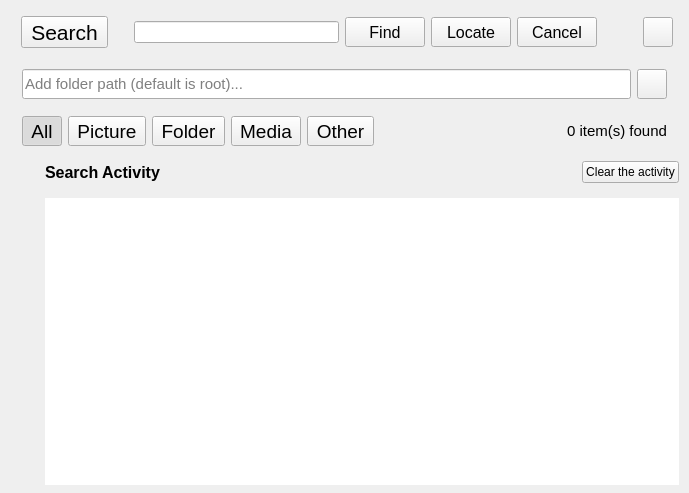
<?xml version="1.0" encoding="UTF-8"?>
<ui version="4.0">
 <class>search</class>
 <widget class="QWidget" name="search">
  <property name="windowModality">
   <enum>Qt::WindowModal</enum>
  </property>
  <property name="geometry">
   <rect>
    <x>0</x>
    <y>0</y>
    <width>689</width>
    <height>493</height>
   </rect>
  </property>
  <property name="windowTitle">
   <string>Search</string>
  </property>
  <property name="windowIcon">
   <iconset resource="icons.qrc">
    <normaloff>:/icons/search.svg</normaloff>:/icons/search.svg</iconset>
  </property>
  <property name="styleSheet">
   <string notr="true"/>
  </property>
  <layout class="QVBoxLayout" name="verticalLayout_2">
   <property name="spacing">
    <number>0</number>
   </property>
   <property name="leftMargin">
    <number>0</number>
   </property>
   <property name="topMargin">
    <number>0</number>
   </property>
   <property name="rightMargin">
    <number>0</number>
   </property>
   <property name="bottomMargin">
    <number>0</number>
   </property>
   <item>
    <widget class="QWidget" name="options" native="true">
     <property name="accessibleName">
      <string>options</string>
     </property>
     <property name="accessibleDescription">
      <string/>
     </property>
     <layout class="QVBoxLayout" name="verticalLayout">
      <property name="spacing">
       <number>0</number>
      </property>
      <property name="bottomMargin">
       <number>0</number>
      </property>
      <item>
       <widget class="QWidget" name="searchBar" native="true">
        <property name="styleSheet">
         <string notr="true"/>
        </property>
        <layout class="QHBoxLayout" name="horizontalLayout_4">
         <property name="leftMargin">
          <number>10</number>
         </property>
         <property name="topMargin">
          <number>5</number>
         </property>
         <property name="rightMargin">
          <number>5</number>
         </property>
         <property name="bottomMargin">
          <number>10</number>
         </property>
         <item>
          <widget class="QToolButton" name="appTitle">
           <property name="font">
            <font>
             <pointsize>16</pointsize>
            </font>
           </property>
           <property name="focusPolicy">
            <enum>Qt::NoFocus</enum>
           </property>
           <property name="layoutDirection">
            <enum>Qt::LeftToRight</enum>
           </property>
           <property name="styleSheet">
            <string notr="true"/>
           </property>
           <property name="text">
            <string notr="true">Search</string>
           </property>
           <property name="icon">
            <iconset resource="icons.qrc">
             <normaloff>:/icons/search.svg</normaloff>:/icons/search.svg</iconset>
           </property>
           <property name="iconSize">
            <size>
             <width>24</width>
             <height>24</height>
            </size>
           </property>
           <property name="toolButtonStyle">
            <enum>Qt::ToolButtonTextBesideIcon</enum>
           </property>
          </widget>
         </item>
         <item>
          <spacer name="horizontalSpacer">
           <property name="orientation">
            <enum>Qt::Horizontal</enum>
           </property>
           <property name="sizeType">
            <enum>QSizePolicy::Fixed</enum>
           </property>
           <property name="sizeHint" stdset="0">
            <size>
             <width>20</width>
             <height>20</height>
            </size>
           </property>
          </spacer>
         </item>
         <item>
          <widget class="QLineEdit" name="searchFF">
           <property name="styleSheet">
            <string notr="true"/>
           </property>
           <property name="clearButtonEnabled">
            <bool>true</bool>
           </property>
          </widget>
         </item>
         <item>
          <widget class="QPushButton" name="findCMD">
           <property name="minimumSize">
            <size>
             <width>0</width>
             <height>30</height>
            </size>
           </property>
           <property name="font">
            <font>
             <pointsize>12</pointsize>
            </font>
           </property>
           <property name="focusPolicy">
            <enum>Qt::NoFocus</enum>
           </property>
           <property name="text">
            <string>Find</string>
           </property>
           <property name="iconSize">
            <size>
             <width>20</width>
             <height>20</height>
            </size>
           </property>
          </widget>
         </item>
         <item>
          <widget class="QPushButton" name="locateCMD">
           <property name="minimumSize">
            <size>
             <width>0</width>
             <height>30</height>
            </size>
           </property>
           <property name="font">
            <font>
             <pointsize>12</pointsize>
            </font>
           </property>
           <property name="focusPolicy">
            <enum>Qt::NoFocus</enum>
           </property>
           <property name="text">
            <string>Locate</string>
           </property>
          </widget>
         </item>
         <item>
          <widget class="QPushButton" name="cancelProc">
           <property name="minimumSize">
            <size>
             <width>0</width>
             <height>30</height>
            </size>
           </property>
           <property name="font">
            <font>
             <pointsize>12</pointsize>
            </font>
           </property>
           <property name="focusPolicy">
            <enum>Qt::NoFocus</enum>
           </property>
           <property name="styleSheet">
            <string notr="true"/>
           </property>
           <property name="text">
            <string>Cancel</string>
           </property>
          </widget>
         </item>
         <item>
          <spacer name="horizontalSpacer_2">
           <property name="orientation">
            <enum>Qt::Horizontal</enum>
           </property>
           <property name="sizeType">
            <enum>QSizePolicy::Fixed</enum>
           </property>
           <property name="sizeHint" stdset="0">
            <size>
             <width>40</width>
             <height>20</height>
            </size>
           </property>
          </spacer>
         </item>
         <item>
          <widget class="QPushButton" name="more">
           <property name="sizePolicy">
            <sizepolicy hsizetype="Preferred" vsizetype="Fixed">
             <horstretch>0</horstretch>
             <verstretch>0</verstretch>
            </sizepolicy>
           </property>
           <property name="minimumSize">
            <size>
             <width>0</width>
             <height>30</height>
            </size>
           </property>
           <property name="maximumSize">
            <size>
             <width>30</width>
             <height>30</height>
            </size>
           </property>
           <property name="focusPolicy">
            <enum>Qt::NoFocus</enum>
           </property>
           <property name="text">
            <string/>
           </property>
           <property name="icon">
            <iconset resource="icons.qrc">
             <normaloff>:/icons/down.svg</normaloff>:/icons/down.svg</iconset>
           </property>
           <property name="iconSize">
            <size>
             <width>30</width>
             <height>30</height>
            </size>
           </property>
           <property name="checkable">
            <bool>true</bool>
           </property>
          </widget>
         </item>
        </layout>
        <zorder>more</zorder>
        <zorder>appTitle</zorder>
        <zorder>findCMD</zorder>
        <zorder>locateCMD</zorder>
        <zorder>searchFF</zorder>
        <zorder>cancelProc</zorder>
       </widget>
      </item>
      <item>
       <widget class="QWidget" name="pathBar" native="true">
        <property name="maximumSize">
         <size>
          <width>16777215</width>
          <height>48</height>
         </size>
        </property>
        <layout class="QHBoxLayout" name="horizontalLayout_3">
         <item>
          <widget class="QLineEdit" name="folderPath">
           <property name="minimumSize">
            <size>
             <width>0</width>
             <height>30</height>
            </size>
           </property>
           <property name="font">
            <font>
             <pointsize>11</pointsize>
            </font>
           </property>
           <property name="text">
            <string/>
           </property>
           <property name="frame">
            <bool>true</bool>
           </property>
           <property name="placeholderText">
            <string>Add folder path (default is root)...</string>
           </property>
          </widget>
         </item>
         <item>
          <widget class="QPushButton" name="setfolder">
           <property name="sizePolicy">
            <sizepolicy hsizetype="Preferred" vsizetype="Preferred">
             <horstretch>0</horstretch>
             <verstretch>0</verstretch>
            </sizepolicy>
           </property>
           <property name="minimumSize">
            <size>
             <width>30</width>
             <height>30</height>
            </size>
           </property>
           <property name="maximumSize">
            <size>
             <width>30</width>
             <height>30</height>
            </size>
           </property>
           <property name="focusPolicy">
            <enum>Qt::NoFocus</enum>
           </property>
           <property name="text">
            <string/>
           </property>
           <property name="icon">
            <iconset resource="icons.qrc">
             <normaloff>:/icons/folder.svg</normaloff>:/icons/folder.svg</iconset>
           </property>
           <property name="iconSize">
            <size>
             <width>30</width>
             <height>30</height>
            </size>
           </property>
          </widget>
         </item>
        </layout>
       </widget>
      </item>
      <item>
       <widget class="QWidget" name="typeBar" native="true">
        <property name="styleSheet">
         <string notr="true"/>
        </property>
        <layout class="QHBoxLayout" name="horizontalLayout">
         <property name="topMargin">
          <number>10</number>
         </property>
         <property name="bottomMargin">
          <number>0</number>
         </property>
         <item>
          <widget class="QToolButton" name="typeAll">
           <property name="minimumSize">
            <size>
             <width>0</width>
             <height>0</height>
            </size>
           </property>
           <property name="maximumSize">
            <size>
             <width>50</width>
             <height>30</height>
            </size>
           </property>
           <property name="font">
            <font>
             <pointsize>14</pointsize>
             <weight>50</weight>
             <bold>false</bold>
            </font>
           </property>
           <property name="text">
            <string>All</string>
           </property>
           <property name="iconSize">
            <size>
             <width>70</width>
             <height>80</height>
            </size>
           </property>
           <property name="checkable">
            <bool>true</bool>
           </property>
           <property name="checked">
            <bool>true</bool>
           </property>
           <property name="toolButtonStyle">
            <enum>Qt::ToolButtonTextOnly</enum>
           </property>
           <property name="autoRaise">
            <bool>false</bool>
           </property>
          </widget>
         </item>
         <item>
          <widget class="QToolButton" name="typePicture">
           <property name="minimumSize">
            <size>
             <width>0</width>
             <height>0</height>
            </size>
           </property>
           <property name="maximumSize">
            <size>
             <width>80</width>
             <height>30</height>
            </size>
           </property>
           <property name="font">
            <font>
             <pointsize>14</pointsize>
             <weight>50</weight>
             <bold>false</bold>
            </font>
           </property>
           <property name="text">
            <string>Picture</string>
           </property>
           <property name="iconSize">
            <size>
             <width>70</width>
             <height>80</height>
            </size>
           </property>
           <property name="checkable">
            <bool>true</bool>
           </property>
           <property name="toolButtonStyle">
            <enum>Qt::ToolButtonTextOnly</enum>
           </property>
          </widget>
         </item>
         <item>
          <widget class="QToolButton" name="typeFolder">
           <property name="minimumSize">
            <size>
             <width>0</width>
             <height>0</height>
            </size>
           </property>
           <property name="maximumSize">
            <size>
             <width>80</width>
             <height>30</height>
            </size>
           </property>
           <property name="font">
            <font>
             <pointsize>14</pointsize>
            </font>
           </property>
           <property name="styleSheet">
            <string notr="true"/>
           </property>
           <property name="text">
            <string>Folder</string>
           </property>
           <property name="iconSize">
            <size>
             <width>70</width>
             <height>80</height>
            </size>
           </property>
           <property name="checkable">
            <bool>true</bool>
           </property>
           <property name="checked">
            <bool>false</bool>
           </property>
           <property name="toolButtonStyle">
            <enum>Qt::ToolButtonTextOnly</enum>
           </property>
          </widget>
         </item>
         <item>
          <widget class="QToolButton" name="typeMedia">
           <property name="minimumSize">
            <size>
             <width>0</width>
             <height>0</height>
            </size>
           </property>
           <property name="maximumSize">
            <size>
             <width>80</width>
             <height>30</height>
            </size>
           </property>
           <property name="font">
            <font>
             <pointsize>14</pointsize>
             <weight>50</weight>
             <bold>false</bold>
            </font>
           </property>
           <property name="text">
            <string>Media</string>
           </property>
           <property name="iconSize">
            <size>
             <width>70</width>
             <height>80</height>
            </size>
           </property>
           <property name="checkable">
            <bool>true</bool>
           </property>
           <property name="toolButtonStyle">
            <enum>Qt::ToolButtonTextOnly</enum>
           </property>
          </widget>
         </item>
         <item>
          <widget class="QToolButton" name="typeother">
           <property name="minimumSize">
            <size>
             <width>0</width>
             <height>0</height>
            </size>
           </property>
           <property name="maximumSize">
            <size>
             <width>80</width>
             <height>30</height>
            </size>
           </property>
           <property name="font">
            <font>
             <pointsize>14</pointsize>
             <weight>50</weight>
             <bold>false</bold>
            </font>
           </property>
           <property name="text">
            <string>Other</string>
           </property>
           <property name="iconSize">
            <size>
             <width>70</width>
             <height>80</height>
            </size>
           </property>
           <property name="checkable">
            <bool>true</bool>
           </property>
           <property name="toolButtonStyle">
            <enum>Qt::ToolButtonTextOnly</enum>
           </property>
          </widget>
         </item>
         <item>
          <spacer name="horizontalSpacer_3">
           <property name="orientation">
            <enum>Qt::Horizontal</enum>
           </property>
           <property name="sizeHint" stdset="0">
            <size>
             <width>40</width>
             <height>20</height>
            </size>
           </property>
          </spacer>
         </item>
         <item>
          <widget class="QLabel" name="itemCount">
           <property name="font">
            <font>
             <pointsize>11</pointsize>
            </font>
           </property>
           <property name="text">
            <string>0 item(s) found</string>
           </property>
           <property name="alignment">
            <set>Qt::AlignCenter</set>
           </property>
          </widget>
         </item>
        </layout>
       </widget>
      </item>
     </layout>
    </widget>
   </item>
   <item>
    <widget class="QStackedWidget" name="infoPage">
     <property name="sizePolicy">
      <sizepolicy hsizetype="Expanding" vsizetype="Expanding">
       <horstretch>0</horstretch>
       <verstretch>0</verstretch>
      </sizepolicy>
     </property>
     <property name="accessibleName">
      <string/>
     </property>
     <property name="currentIndex">
      <number>2</number>
     </property>
     <widget class="QWidget" name="fonudpage">
      <property name="accessibleName">
       <string>infoPage</string>
      </property>
      <layout class="QHBoxLayout" name="horizontalLayout_2">
       <property name="spacing">
        <number>0</number>
       </property>
       <property name="leftMargin">
        <number>0</number>
       </property>
       <property name="topMargin">
        <number>0</number>
       </property>
       <property name="rightMargin">
        <number>0</number>
       </property>
       <property name="bottomMargin">
        <number>8</number>
       </property>
       <item>
        <widget class="QTableWidget" name="results">
         <property name="sizePolicy">
          <sizepolicy hsizetype="Minimum" vsizetype="Minimum">
           <horstretch>0</horstretch>
           <verstretch>0</verstretch>
          </sizepolicy>
         </property>
         <property name="focusPolicy">
          <enum>Qt::NoFocus</enum>
         </property>
         <property name="accessibleName">
          <string>infoPage</string>
         </property>
         <property name="frameShape">
          <enum>QFrame::NoFrame</enum>
         </property>
         <property name="sizeAdjustPolicy">
          <enum>QAbstractScrollArea::AdjustIgnored</enum>
         </property>
         <property name="editTriggers">
          <set>QAbstractItemView::NoEditTriggers</set>
         </property>
         <property name="showDropIndicator" stdset="0">
          <bool>false</bool>
         </property>
         <property name="alternatingRowColors">
          <bool>false</bool>
         </property>
         <property name="selectionMode">
          <enum>QAbstractItemView::SingleSelection</enum>
         </property>
         <property name="selectionBehavior">
          <enum>QAbstractItemView::SelectRows</enum>
         </property>
         <property name="showGrid">
          <bool>false</bool>
         </property>
         <property name="gridStyle">
          <enum>Qt::NoPen</enum>
         </property>
         <property name="cornerButtonEnabled">
          <bool>false</bool>
         </property>
         <attribute name="horizontalHeaderCascadingSectionResizes">
          <bool>false</bool>
         </attribute>
         <attribute name="horizontalHeaderDefaultSectionSize">
          <number>180</number>
         </attribute>
         <attribute name="horizontalHeaderStretchLastSection">
          <bool>false</bool>
         </attribute>
         <attribute name="verticalHeaderVisible">
          <bool>false</bool>
         </attribute>
         <column>
          <property name="text">
           <string>Name</string>
          </property>
          <property name="textAlignment">
           <set>AlignCenter</set>
          </property>
         </column>
         <column>
          <property name="text">
           <string>Path</string>
          </property>
          <property name="textAlignment">
           <set>AlignCenter</set>
          </property>
         </column>
         <column>
          <property name="text">
           <string>Type</string>
          </property>
          <property name="textAlignment">
           <set>AlignCenter</set>
          </property>
         </column>
        </widget>
       </item>
      </layout>
     </widget>
     <widget class="QWidget" name="notfoundpage">
      <property name="accessibleName">
       <string>infoPage</string>
      </property>
      <layout class="QVBoxLayout" name="verticalLayout_4">
       <property name="spacing">
        <number>20</number>
       </property>
       <property name="leftMargin">
        <number>100</number>
       </property>
       <property name="topMargin">
        <number>50</number>
       </property>
       <property name="rightMargin">
        <number>100</number>
       </property>
       <item>
        <widget class="QLabel" name="status">
         <property name="font">
          <font>
           <pointsize>36</pointsize>
          </font>
         </property>
         <property name="text">
          <string/>
         </property>
         <property name="alignment">
          <set>Qt::AlignCenter</set>
         </property>
        </widget>
       </item>
      </layout>
     </widget>
     <widget class="QWidget" name="activity">
      <property name="accessibleName">
       <string>infoPage</string>
      </property>
      <layout class="QVBoxLayout" name="verticalLayout_3">
       <property name="spacing">
        <number>15</number>
       </property>
       <property name="leftMargin">
        <number>45</number>
       </property>
       <property name="topMargin">
        <number>15</number>
       </property>
       <property name="rightMargin">
        <number>10</number>
       </property>
       <property name="bottomMargin">
        <number>8</number>
       </property>
       <item>
        <layout class="QHBoxLayout" name="horizontalLayout_5">
         <item>
          <widget class="QLabel" name="label">
           <property name="font">
            <font>
             <pointsize>12</pointsize>
             <weight>75</weight>
             <bold>true</bold>
            </font>
           </property>
           <property name="text">
            <string>Search Activity</string>
           </property>
          </widget>
         </item>
         <item>
          <spacer name="horizontalSpacer_4">
           <property name="orientation">
            <enum>Qt::Horizontal</enum>
           </property>
           <property name="sizeHint" stdset="0">
            <size>
             <width>40</width>
             <height>20</height>
            </size>
           </property>
          </spacer>
         </item>
         <item>
          <widget class="QPushButton" name="clearActivity">
           <property name="text">
            <string>Clear the activity</string>
           </property>
          </widget>
         </item>
        </layout>
       </item>
       <item>
        <widget class="QTreeWidget" name="activityList">
         <property name="focusPolicy">
          <enum>Qt::NoFocus</enum>
         </property>
         <property name="frameShape">
          <enum>QFrame::NoFrame</enum>
         </property>
         <property name="editTriggers">
          <set>QAbstractItemView::NoEditTriggers</set>
         </property>
         <property name="showDropIndicator" stdset="0">
          <bool>false</bool>
         </property>
         <property name="animated">
          <bool>true</bool>
         </property>
         <property name="wordWrap">
          <bool>true</bool>
         </property>
         <attribute name="headerVisible">
          <bool>false</bool>
         </attribute>
         <column>
          <property name="text">
           <string notr="true">1</string>
          </property>
         </column>
        </widget>
       </item>
      </layout>
     </widget>
    </widget>
   </item>
  </layout>
 </widget>
 <layoutdefault spacing="6" margin="11"/>
 <tabstops>
  <tabstop>searchFF</tabstop>
  <tabstop>findCMD</tabstop>
  <tabstop>typeAll</tabstop>
  <tabstop>typePicture</tabstop>
  <tabstop>typeFolder</tabstop>
  <tabstop>typeMedia</tabstop>
  <tabstop>typeother</tabstop>
  <tabstop>results</tabstop>
  <tabstop>more</tabstop>
  <tabstop>folderPath</tabstop>
  <tabstop>setfolder</tabstop>
  <tabstop>locateCMD</tabstop>
  <tabstop>appTitle</tabstop>
 </tabstops>
 <resources>
  <include location="icons.qrc"/>
 </resources>
 <connections/>
</ui>
